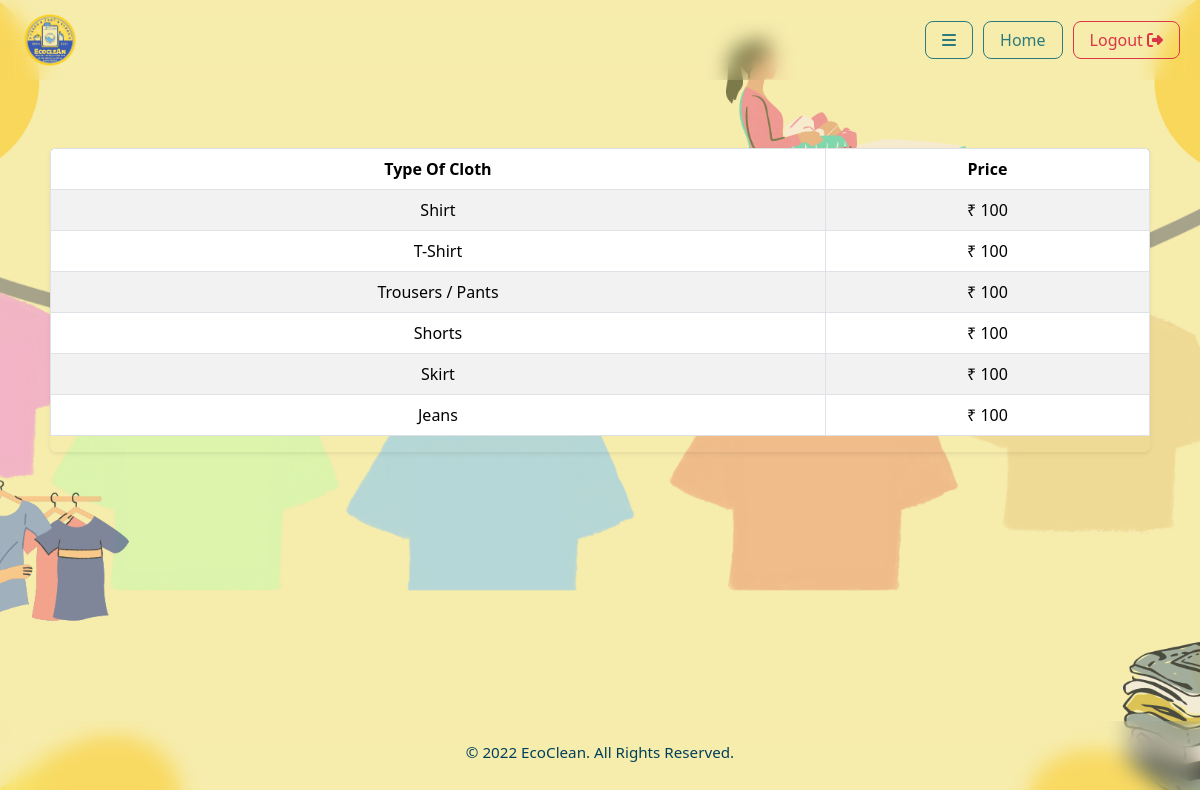
Page /customer/details/3 (signed in) on the committed database.
### common/models.py (models this page shows)
class addservice(models.Model):
    servicename=models.ForeignKey(servicename,on_delete=models.PROTECT,default=1)
    typeofcloth=models.ForeignKey(clothtype,on_delete=models.PROTECT,default=1)
    price=models.IntegerField()

class clothtype(models.Model):
    typeofcloth=models.CharField(max_length=40)
    def __str__(self):
        return self.typeofcloth

### customer/views.py (the view)
# urls.py: path('details/<int:un>',views.cdetails,name='details'),
@login_required
def cdetails(request,un):
    fetchdetails = addservice.objects.filter(servicename=un)
    return render(request, 'Customer/cdetails.html',{'fetch':fetchdetails})

### template/Customer/cdetails.html (shortened to what this page needs)
{% load static %}
<!DOCTYPE html>
<html lang="en">
  <head>
    <link
      href="https://cdn.jsdelivr.net/npm/bootstrap@5.3.2/dist/css/bootstrap.min.css"
      rel="stylesheet" />
    <link
      rel="stylesheet"
      href="https://cdnjs.cloudflare.com/ajax/libs/font-awesome/6.1.1/css/all.min.css" />
  </head>
  <body>
    <nav class="navbar">
      <div class="logo">
        <img
          src="{% static 'images/EcoClean__2_-removebg-preview.png' %}"
          alt="EcoClean Logo" />
      </div>
      <div class="nav-actions">
        <button
          class="btn"
          type="button"
          data-bs-toggle="offcanvas"
          data-bs-target="#sidebarMenu">
          <i class="fas fa-bars"></i>
        </button>
        <a href="/" class="btn">Home</a>
        <a
          href="#"
          class="btn btn-outline-danger-custom text-white"
          data-bs-toggle="modal"
          data-bs-target="#logoutModal">
          Logout <i class="fas fa-sign-out-alt"></i>
        </a>
      </div>
    </nav>
    <div class="rightpanel container my-5">
      <div class="table-responsive shadow-sm rounded">
        <table
          class="table table-bordered table-striped table-hover text-center">
          <thead class="thead-dark bg-primary text-white">
            <tr>
              <th>Type Of Cloth</th>
              <th>Price</th>
            </tr>
          </thead>
          <tbody>
            {% for f in fetch %}
            <tr>
              <td>{{ f.typeofcloth }}</td>
              <td>₹ {{ f.price }}</td>
            </tr>
            {% empty %}
            <tr>
              <td colspan="2" class="text-center">No records found</td>
            </tr>
            {% endfor %}
          </tbody>
        </table>
      </div>
    </div>
    <footer>
      <p>&copy; 2022 EcoClean. All Rights Reserved.</p>
    </footer>
  </body>
</html>

### rows in the picture
addservice: typeofcloth "Shirt", price "100"
addservice: typeofcloth "T-Shirt", price "100"
addservice: typeofcloth "Trousers / Pants", price "100"
addservice: typeofcloth "Shorts", price "100"
addservice: typeofcloth "Skirt", price "100"
addservice: typeofcloth "Jeans", price "100"
